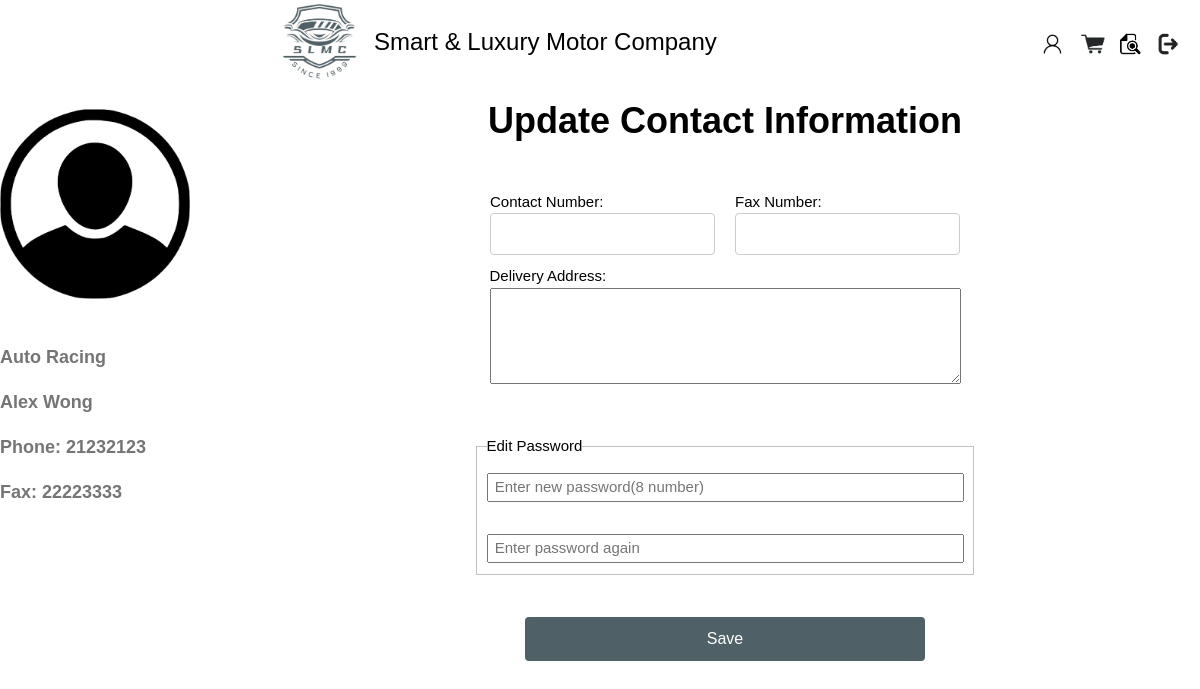
Screenshot of /4523html&css/php/update.php (signed in) with the database file from the repository.
### tables this page shows
CREATE TABLE Dealer (
    dealerID VARCHAR(50) NOT NULL,
    password VARCHAR(50) NOT NULL,
    dealerName VARCHAR(100) NOT NULL,
    contactName VARCHAR(100) NOT NULL,
    contactNumber INT(30) NOT NULL,
    faxNumber INT(30),
    deliveryAddress VARCHAR(255) NOT NULL,
    PRIMARY KEY (dealerID)
);

### 4523html&css/php/update.php (the view, shortened to what this page needs)
<!DOCTYPE html>
<html>
<head>
	<link href="../css/update.css" rel="stylesheet" type="text/css">
	<link href="../css/homea.css" rel="stylesheet" type="text/css">
	<link href="../css/homeb.css" rel="stylesheet" type="text/css">
	<link href="../css/homec.css" rel="stylesheet" type="text/css">
</head>
<body class="w3-content" style="max-width:1200px">
	<nav class="w3-sidebar w3-bar-block w3-white w3-collapse w3-top" id="mySidebar" style="z-index:3;width:250px">
		<br>
		<br>
		<div class="w3-padding-64 w3-large w3-text-grey" style="font-weight:bold">
			<img alt="User Icon" src="../photo/user.png" width="190px"><br>
			<br>
			<?php
			$conn = mysqli_connect('127.0.0.1', 'root', '', 'projectdb') or die(mysqli_connect_error());
			$dealerID = $_COOKIE['dealerName'];
			$sql = "SELECT dealerName, contactName, contactNumber ,faxNumber FROM dealer WHERE dealerID = '$dealerID'";
			$result = mysqli_query($conn, $sql);
			if ($result && mysqli_num_rows($result) > 0) {
				$row = mysqli_fetch_assoc($result);
				echo "<p><b>" . $row['dealerName'] . "</b></p>";
				echo "<p><b>" . $row['contactName'] . "</b></p>";
				echo "<p>Phone:  " . $row['contactNumber'] . "</p>";
				echo "<p>Fax: " . $row['faxNumber'] . "</p>";
			}
			?>
		</div>
	</nav>
	<div class="w3-main" style="margin-left:250px">
		<header class="w3-container w3-xlarge">
			<a href="home.html" style="text-decoration: none;"><img class="logo" src="../photo/logo.png"
					style="width: 88px; height: auto; float: left; margin-right: 10px;margin-left: 10px;"></a>
			<p class="w3-left">Smart & Luxury Motor Company</p>
			<p class="w3-right"><a href="update.php" style="text-decoration: none;"><img height="auto"
						src="../photo/userin.png" width="32"></a> <a href="shoppinglist.html"
					style="text-decoration: none;"><img height="auto" src="../photo/list.png" width="35"></a> <a
					href="order%20record.html" style="text-decoration: none;"><img height="auto" src="../photo/record.png"
						width="25"></a> <a href="Index.html" style="text-decoration: none;"><img height="auto"
						src="../photo/logout.png" width="35"></a></p>
		</header>
		<h1><b>Update Contact Information</b>
		</h1>
		<br>
		<div style="display: flex; flex-direction: column; align-items: center;">
    <div style="display: flex; gap: 20px;">
        <div>
            <label for='tel'>Contact Number:</label>
            <input id='tel' name='tel' pattern='^[0-9]{8}$' type='text'>
        </div>
        <div>
            <label for='fax'>Fax Number:</label>
            <input id='fax' name='fax' pattern='^[0-9]{8}$' type='text'>
        </div>
    </div>
    <div>
        <label for='addr'>Delivery Address:</label>
        <textarea cols='50' id='addr' name='addr' rows='4'></textarea>
    </div>
</div>
		<br>
		<br>
		<form action="php/updateProfilo.php" method="post">
			<div style="display: flex; justify-content: center;">
				<fieldset>
					<legend>Edit Password</legend>
					<label for="passwd">
						<input id="passwd" input size="50" name="passwd" oninput="this.className = ''"
							onkeyup="pwValidate();" pattern="^(?=.*[A-Z])(?=.*[a-z])(?=.*\d)[\w]{8,}$"
							placeholder=" Enter new password(8 number)"
							title="Must contain at least\none number\none uppercase\nlowercase letter, \n at least 8 or more characters."
							type="password" value="<?php $password ?>"></label>
					<br>
					<label for="passwd2">
						<input id="passwd2" input size="50" oninput="this.className = ''" onkeyup="checkSame();"
							placeholder=" Enter password again" title="Enter the password again(8 number)"
							type="password"></label>
				</fieldset>
			</div>
			<br>
			<input onclick="return saveChange()" type="submit" value="Save">
		</form>
	</div>
</body>
</html>

### 4523html&css/css/update.css (style rules this page uses)
body { font-family: Arial, sans-serif; margin: 20px; }
h1 { text-align: center; }
form { max-width: 400px; margin: 0 auto; }
label { display: block; margin-top: 10px; }
input[type="text"] { width: 100%; padding: 8px; font-size: 16px; border: 1px solid #ccc; border-radius: 4px; }
input[type="submit"] { width: 100%; padding: 10px; font-size: 16px; border: none; background-color: #506067; color: white; cursor: pointer; border-radius: 4px; margin-top: 20px; }

### 4523html&css/css/homea.css (style rules this page uses)
html { box-sizing:border-box }
*,*:before,*:after { box-sizing:inherit }
html { -ms-text-size-adjust:100%;-webkit-text-size-adjust:100% }
body { margin:0 }
article,aside,details,figcaption,figure,footer,header,main,menu,nav,section { display:block }
a { background-color:transparent }
b,strong { font-weight:bolder }
img { border-style:none }
button,input,select,textarea,optgroup { font:inherit;margin:0 }
button,input { overflow:visible }
button,[type=button],[type=reset],[type=submit] { -webkit-appearance:button }
fieldset { border:1px solid #c0c0c0;margin:0 2px;padding:.35em .625em .75em }
legend { color:inherit;display:table;max-width:100%;padding:0;white-space:normal }
textarea { overflow:auto }
html,body { font-family:Verdana,sans-serif;font-size:15px;line-height:1.5 }
html { overflow-x:hidden }
h1 { font-size:36px }
h1,h2,h3,h4,h5,h6 { font-family:"Segoe UI",Arial,sans-serif;font-weight:400;margin:10px 0 }
img { vertical-align:middle }
a { color:inherit }
.w3-sidebar { height:100%;width:200px;background-color:#fff;position:fixed!important;z-index:1;overflow:auto }
.w3-main,#main { transition:margin-left .4s }
.w3-container:after,.w3-container:before,.w3-panel:after,.w3-panel:before,.w3-row:after,.w3-row:before,.w3-row-padding:after,.w3-row-padding:before, .w3-cell-row:before,.w3-cell-row:after,.w3-clear:after,.w3-clear:before,.w3-bar:before,.w3-bar:after { content:"";display:table;clear:both }
.w3-content,.w3-auto { margin-left:auto;margin-right:auto }
.w3-content { max-width:980px }
@media (min-width:993px) { .w3-sidebar.w3-collapse { display:block!important } }
.w3-top,.w3-bottom { position:fixed;width:100%;z-index:1 }
.w3-top { top:0 }
.w3-container,.w3-panel { padding:0.01em 16px }
.w3-large { font-size:18px!important }
.w3-xlarge { font-size:24px!important }
.w3-padding-64 { padding-top:64px!important;padding-bottom:64px!important }
.w3-left { float:left!important }
.w3-right { float:right!important }
.w3-white,.w3-hover-white:hover { color:#000!important;background-color:#fff!important }
.w3-text-grey,.w3-hover-text-grey:hover,.w3-text-gray,.w3-hover-text-gray:hover { color:#757575!important }

### 4523html&css/php/update.php (style rules this page uses)
body, h1, h2, h3, h4, h5, h6, .w3-wide { font-family: "Montserrat", sans-serif; }

### rows the page displays
dealer: dealerName "Auto Racing", contactName "Alex Wong", contactNumber "21232123", faxNumber "22223333"
